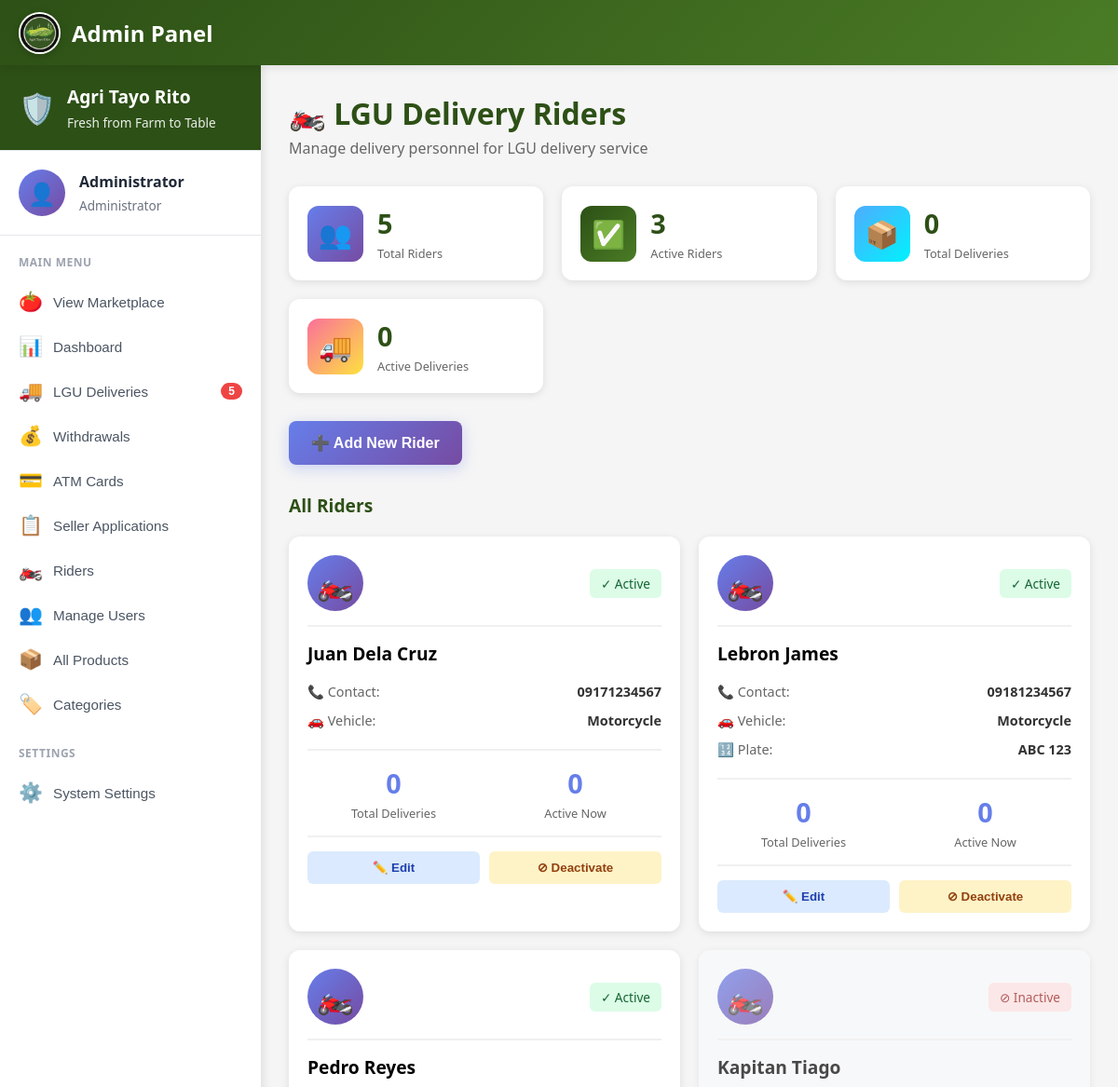
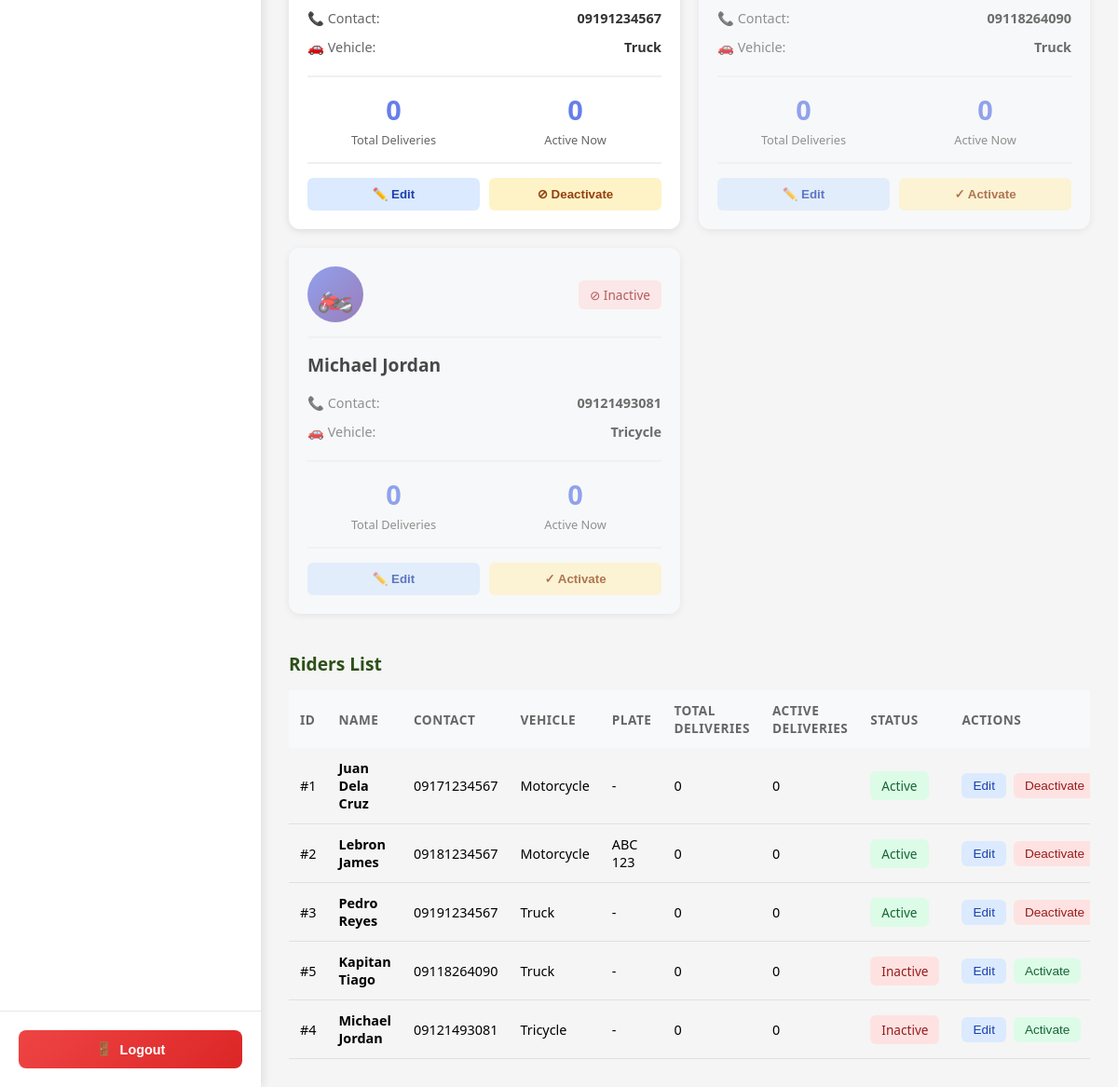
The page /public/profile/admin/riders (signed in) on the database its author committed (2 pictures, top to bottom).
### tables this page shows
CREATE TABLE `delivery_riders` (
  `riderID` int(11) NOT NULL,
  `rider_name` varchar(200) NOT NULL,
  `contact_number` varchar(20) NOT NULL,
  `vehicle_type` varchar(50) DEFAULT NULL,
  `vehicle_plate` varchar(20) DEFAULT NULL,
  `is_active` tinyint(1) DEFAULT 1,
  `total_deliveries` int(11) DEFAULT 0,
  `created_at` timestamp NOT NULL DEFAULT current_timestamp(),
  `updated_at` timestamp NOT NULL DEFAULT current_timestamp() ON UPDATE current_timestamp()
);

### app/views/profile/admin/riders.php (the view, shortened to what this page needs)
<?php
$db = new Database();
$conn = $db->connect();
$query = "SELECT * FROM delivery_riders ORDER BY is_active DESC, rider_name ASC";
$stmt = $conn->query($query);
$allRiders = $stmt->fetchAll(PDO::FETCH_ASSOC);
$activeRiders = count(array_filter($allRiders, fn($r) => $r['is_active'] == 1));
$totalDeliveries = array_sum(array_column($allRiders, 'total_deliveries'));
$assignedQuery = "SELECT dr.riderID, COUNT(o.orderID) as active_deliveries
                  FROM delivery_riders dr
                  LEFT JOIN orders o ON dr.riderID = o.assigned_rider_id
                    AND o.lgu_delivery_status IN ('picked_up', 'in_transit')
                  GROUP BY dr.riderID";
$assignedStmt = $conn->query($assignedQuery);
$assignments = [];
while ($row = $assignedStmt->fetch(PDO::FETCH_ASSOC)) {
    $assignments[$row['riderID']] = $row['active_deliveries'];
}
?>
<!DOCTYPE html>
<html lang="en">
<head>
    <link rel="stylesheet" href="<?php echo BASE_URL; ?>css/responsive.css">
    <link rel="stylesheet" href="<?php echo BASE_URL; ?>css/admin/dashboard.css">
</head>
<body>
    <?php
    require_once __DIR__ . '/admin-nav.php';
    ?>
    <main class="main-content">
        <div class="page-header">
            <h1 class="page-title">🏍️ LGU Delivery Riders</h1>
            <p class="page-subtitle">Manage delivery personnel for LGU delivery service</p>
        </div>
        <section class="stats-section">
            <div class="stat-card">
                <div class="stat-icon" style="background: linear-gradient(135deg, #667eea 0%, #764ba2 100%);">👥</div>
                <div class="stat-info">
                    <h3 class="stat-value"><?php echo count($allRiders); ?></h3>
                    <p class="stat-label">Total Riders</p>
                </div>
            </div>
            <div class="stat-card">
                <div class="stat-icon" style="background: linear-gradient(135deg, #2d5016 0%, #4a7c25 100%);">✅</div>
                <div class="stat-info">
                    <h3 class="stat-value"><?php echo $activeRiders; ?></h3>
                    <p class="stat-label">Active Riders</p>
                </div>
            </div>
            <div class="stat-card">
                <div class="stat-icon" style="background: linear-gradient(135deg, #4facfe 0%, #00f2fe 100%);">📦</div>
                <div class="stat-info">
                    <h3 class="stat-value"><?php echo number_format($totalDeliveries); ?></h3>
                    <p class="stat-label">Total Deliveries</p>
                </div>
            </div>
            <div class="stat-card">
                <div class="stat-icon" style="background: linear-gradient(135deg, #fa709a 0%, #fee140 100%);">🚚</div>
                <div class="stat-info">
                    <h3 class="stat-value"><?php echo array_sum($assignments); ?></h3>
                    <p class="stat-label">Active Deliveries</p>
                </div>
            </div>
        </section>
        <section class="action-section">
            <button onclick="showAddModal()" class="btn-add-rider">
                ➕ Add New Rider
            </button>
        </section>
        <section class="riders-section">
            <div class="section-header">
                <h2 class="section-title">All Riders</h2>
            </div>
            <div class="riders-grid">
                <?php foreach ($allRiders as $rider): ?>
                <div class="rider-card <?php echo $rider['is_active'] ? '' : 'inactive'; ?>">
                    <div class="rider-header">
                        <div class="rider-avatar">🏍️</div>
                        <div class="rider-status">
                            <?php if ($rider['is_active']): ?>
                                <span class="status-badge active">✓ Active</span>
                            <?php else: ?>
                                <span class="status-badge inactive">⊘ Inactive</span>
                            <?php endif; ?>
                        </div>
                    </div>
                    <div class="rider-info">
                        <h3><?php echo htmlspecialchars($rider['rider_name']); ?></h3>
                        <div class="info-row">
                            <span class="label">📞 Contact:</span>
                            <span class="value"><?php echo htmlspecialchars($rider['contact_number']); ?></span>
                        </div>
                        <div class="info-row">
                            <span class="label">🚗 Vehicle:</span>
                            <span class="value"><?php echo htmlspecialchars($rider['vehicle_type']); ?></span>
                        </div>
                        <?php if ($rider['vehicle_plate']): ?>
                        <div class="info-row">
                            <span class="label">🔢 Plate:</span>
                            <span class="value"><?php echo htmlspecialchars($rider['vehicle_plate']); ?></span>
                        </div>
                        <?php endif; ?>
                    </div>
                    <div class="rider-stats">
                        <div class="stat-item">
                            <span class="stat-number"><?php echo $rider['total_deliveries']; ?></span>
                            <span class="stat-label">Total Deliveries</span>
                        </div>
                        <div class="stat-item">
                            <span class="stat-number"><?php echo $assignments[$rider['riderID']] ?? 0; ?></span>
                            <span class="stat-label">Active Now</span>
                        </div>
                    </div>
                    <div class="rider-actions">
                        <button onclick="showEditModal(<?php echo htmlspecialchars(json_encode($rider)); ?>)"
                                class="btn-edit">✏️ Edit</button>
                        <button onclick="toggleRiderStatus(<?php echo $rider['riderID']; ?>, <?php echo $rider['is_active']; ?>, '<?php echo htmlspecialchars($rider['rider_name']); ?>')"
                                class="btn-toggle">
                            <?php echo $rider['is_active'] ? '⊘ Deactivate' : '✓ Activate'; ?>
                        </button>
                    </div>
                </div>
                <?php endforeach; ?>
            </div>
        </section>
        <section class="table-section">
            <div class="section-header">
                <h2 class="section-title">Riders List</h2>
            </div>
            <div class="table-container">
                <table class="data-table">
                    <thead>
                        <tr>
                            <th>ID</th>
                            <th>Name</th>
                            <th>Contact</th>
                            <th>Vehicle</th>
                            <th>Plate</th>
                            <th>Total Deliveries</th>
                            <th>Active Deliveries</th>
                            <th>Status</th>
                            <th>Actions</th>
                        </tr>
                    </thead>
                    <tbody>
                        <?php foreach ($allRiders as $rider): ?>
                        <tr>
                            <td>#<?php echo $rider['riderID']; ?></td>
                            <td><strong><?php echo htmlspecialchars($rider['rider_name']); ?></strong></td>
                            <td><?php echo htmlspecialchars($rider['contact_number']); ?></td>
                            <td><?php echo htmlspecialchars($rider['vehicle_type']); ?></td>
                            <td><?php echo $rider['vehicle_plate'] ? htmlspecialchars($rider['vehicle_plate']) : '-'; ?></td>
                            <td><?php echo $rider['total_deliveries']; ?></td>
                            <td><?php echo $assignments[$rider['riderID']] ?? 0; ?></td>
                            <td>
                                <?php if ($rider['is_active']): ?>
                                    <span class="status-badge active">Active</span>
                                <?php else: ?>
                                    <span class="status-badge inactive">Inactive</span>
                                <?php endif; ?>
                            </td>
                            <td>
                                <div class="table-actions">
                                    <button onclick="showEditModal(<?php echo htmlspecialchars(json_encode($rider)); ?>)"
                                            class="btn-action btn-edit-sm">Edit</button>
                                    <button onclick="toggleRiderStatus(<?php echo $rider['riderID']; ?>, <?php echo $rider['is_active']; ?>, '<?php echo htmlspecialchars($rider['rider_name']); ?>')"
                                            class="btn-action <?php echo $rider['is_active'] ? 'btn-deactivate-sm' : 'btn-activate-sm'; ?>">
                                        <?php echo $rider['is_active'] ? 'Deactivate' : 'Activate'; ?>
                                    </button>
                                </div>
                            </td>
                        </tr>
                        <?php endforeach; ?>
                    </tbody>
                </table>
            </div>
        </section>
    </main>
</body>
</html>

### public/css/admin/dashboard.css (style rules this page uses)
* { margin: 0; padding: 0; box-sizing: border-box; }
body { font-family: 'Segoe UI', Tahoma, Geneva, Verdana, sans-serif; background: #f5f5f5; }
.main-content { margin-top: 75px; padding: 30px; max-width: 1400px; margin-left: auto; margin-right: auto; }
.page-header { margin-bottom: 30px; }
.page-title { font-size: 2rem; color: #2d5016; margin-bottom: 5px; font-weight: 700; }
.page-subtitle { font-size: 1rem; color: #666; }
.stats-section { display: grid; grid-template-columns: repeat(auto-fit, minmax(250px, 1fr)); gap: 20px; margin-bottom: 30px; }
.stat-card { background: white; border-radius: 12px; padding: 20px; display: flex; align-items: center; gap: 15px; box-shadow: 0 2px 8px rgba(0, 0, 0, 0.1); transition: all 0.3s; }
.stat-icon { width: 60px; height: 60px; border-radius: 12px; display: flex; align-items: center; justify-content: center; font-size: 1.8rem; color: white; }
.stat-info { flex: 1; }
.stat-value { font-size: 1.8rem; color: #2d5016; font-weight: 700; margin-bottom: 3px; }
.stat-label { font-size: 0.85rem; color: #666; }
.section-header { display: flex; justify-content: space-between; align-items: center; margin-bottom: 15px; }
.section-title { font-size: 1.2rem; color: #2d5016; font-weight: 700; }
.table-container { overflow-x: auto; }
.data-table { width: 100%; border-collapse: collapse; }
.data-table thead { background: #f8f9fa; }
.data-table th { padding: 12px; text-align: left; font-size: 0.85rem; color: #666; font-weight: 600; text-transform: uppercase; letter-spacing: 0.5px; }
.data-table td { padding: 12px; border-bottom: 1px solid #e0e0e0; font-size: 0.9rem; }
.status-badge { padding: 4px 10px; border-radius: 12px; font-size: 0.75rem; font-weight: 600; display: inline-block; }

### app/views/profile/admin/admin-nav.php (style rules this page uses)
.main-content { margin-left: 280px; margin-top: 70px; padding: 30px; min-height: calc(100vh - 70px); }

### app/views/profile/admin/riders.php (style rules this page uses)
.action-section { margin-bottom: 30px; }
.btn-add-rider { padding: 14px 24px; background: linear-gradient(135deg, #667eea 0%, #764ba2 100%); color: white; border: none; border-radius: 8px; cursor: pointer; font-weight: 600; font-size: 1rem; box-shadow: 0 4px 15px rgba(102, 126, 234, 0.3); transition: all 0.3s; }
.riders-grid { display: grid; grid-template-columns: repeat(auto-fill, minmax(320px, 1fr)); gap: 20px; margin: 20px 0 40px 0; }
.rider-card { background: white; border-radius: 12px; padding: 20px; box-shadow: 0 2px 8px rgba(0,0,0,0.1); transition: all 0.3s; }
.rider-card.inactive { opacity: 0.7; background: #f9fafb; }
.rider-header { display: flex; justify-content: space-between; align-items: center; margin-bottom: 15px; padding-bottom: 15px; border-bottom: 2px solid #f0f0f0; }
.rider-avatar { width: 60px; height: 60px; background: linear-gradient(135deg, #667eea 0%, #764ba2 100%); border-radius: 50%; display: flex; align-items: center; justify-content: center; font-size: 2rem; }
.status-badge { padding: 6px 12px; border-radius: 6px; font-size: 0.85rem; font-weight: 500; }
.status-badge.active { background: #dcfce7; color: #166534; }
.status-badge.inactive { background: #fee2e2; color: #991b1b; }
.rider-info h3 { margin: 0 0 12px 0; font-size: 1.2rem; }
.info-row { display: flex; justify-content: space-between; padding: 6px 0; font-size: 0.9rem; }
.info-row .label { color: #666; font-weight: 500; }
.info-row .value { color: #333; font-weight: 600; }
.rider-stats { display: grid; grid-template-columns: 1fr 1fr; gap: 10px; margin: 15px 0; padding: 15px 0; border-top: 2px solid #f0f0f0; border-bottom: 2px solid #f0f0f0; }
.stat-item { text-align: center; }
.stat-number { display: block; font-size: 1.8rem; font-weight: bold; color: #667eea; }
.stat-label { display: block; font-size: 0.8rem; color: #666; margin-top: 4px; }
.rider-actions { display: flex; gap: 10px; margin-top: 15px; }
.btn-edit { flex: 1; padding: 10px; background: #dbeafe; color: #1e40af; border: none; border-radius: 6px; cursor: pointer; font-weight: 600; }
.btn-toggle { flex: 1; padding: 10px; background: #fef3c7; color: #92400e; border: none; border-radius: 6px; cursor: pointer; font-weight: 600; }
.table-actions { display: flex; gap: 8px; }
.btn-action { padding: 6px 12px; border: none; border-radius: 6px; cursor: pointer; font-size: 0.85rem; font-weight: 500; }
.btn-edit-sm { background: #dbeafe; color: #1e40af; }
.btn-deactivate-sm { background: #fee2e2; color: #991b1b; }
.btn-activate-sm { background: #dcfce7; color: #166534; }

### rows shown on the page
delivery_riders: is_active "✓ Active", rider_name "Juan Dela Cruz", contact_number "09171234567", vehicle_type "Motorcycle", total_deliveries "0", riderID "0", riderID "1"
delivery_riders: is_active "✓ Active", rider_name "Lebron James", contact_number "09181234567", vehicle_type "Motorcycle", vehicle_plate "ABC 123", total_deliveries "0", riderID "0", riderID "2"
delivery_riders: is_active "✓ Active", rider_name "Pedro Reyes", contact_number "09191234567", vehicle_type "Truck", total_deliveries "0", riderID "0", riderID "3"
delivery_riders: is_active "⊘ Inactive", rider_name "Kapitan Tiago", contact_number "09118264090", vehicle_type "Truck", total_deliveries "0", riderID "0", riderID "5"
delivery_riders: is_active "⊘ Inactive", rider_name "Michael Jordan", contact_number "09121493081", vehicle_type "Tricycle", total_deliveries "0", riderID "0", riderID "4"

### other values the page prints
$_SESSION['username'] "Administrator"
$pending_pickups "5"
count($allRiders) "5"
$activeRiders "3"
$totalDeliveries "0"
array_sum($assignments) "0"
